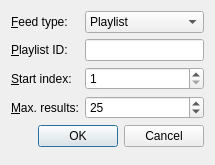
<?xml version="1.0" encoding="UTF-8"?>
<ui version="4.0">
 <class>YoutubeFeed</class>
 <widget class="QDialog" name="YoutubeFeed">
  <property name="geometry">
   <rect>
    <x>0</x>
    <y>0</y>
    <width>215</width>
    <height>165</height>
   </rect>
  </property>
  <property name="windowTitle">
   <string>YouTube Feed</string>
  </property>
  <layout class="QFormLayout" name="formLayout">
   <item row="0" column="0">
    <widget class="QLabel" name="label">
     <property name="text">
      <string>&amp;Feed type:</string>
     </property>
     <property name="buddy">
      <cstring>typeCombo</cstring>
     </property>
    </widget>
   </item>
   <item row="0" column="1">
    <widget class="QComboBox" name="typeCombo">
     <item>
      <property name="text">
       <string>Playlist</string>
      </property>
     </item>
     <item>
      <property name="text">
       <string>Favorites</string>
      </property>
     </item>
     <item>
      <property name="text">
       <string>Uploads</string>
      </property>
     </item>
    </widget>
   </item>
   <item row="1" column="0">
    <widget class="QLabel" name="idLabel">
     <property name="text">
      <string>&amp;Playlist ID:</string>
     </property>
     <property name="buddy">
      <cstring>idEdit</cstring>
     </property>
    </widget>
   </item>
   <item row="1" column="1">
    <widget class="QLineEdit" name="idEdit">
     <property name="text">
      <string/>
     </property>
    </widget>
   </item>
   <item row="2" column="0">
    <widget class="QLabel" name="label_3">
     <property name="text">
      <string>&amp;Start index:</string>
     </property>
     <property name="buddy">
      <cstring>startIndexSpin</cstring>
     </property>
    </widget>
   </item>
   <item row="2" column="1">
    <widget class="QSpinBox" name="startIndexSpin">
     <property name="minimum">
      <number>1</number>
     </property>
    </widget>
   </item>
   <item row="3" column="0">
    <widget class="QLabel" name="label_4">
     <property name="text">
      <string>&amp;Max. results:</string>
     </property>
     <property name="buddy">
      <cstring>maxResultsSpin</cstring>
     </property>
    </widget>
   </item>
   <item row="3" column="1">
    <widget class="QSpinBox" name="maxResultsSpin">
     <property name="minimum">
      <number>1</number>
     </property>
     <property name="value">
      <number>25</number>
     </property>
    </widget>
   </item>
   <item row="4" column="0" colspan="2">
    <widget class="QDialogButtonBox" name="buttonBox">
     <property name="orientation">
      <enum>Qt::Horizontal</enum>
     </property>
     <property name="standardButtons">
      <set>QDialogButtonBox::Cancel|QDialogButtonBox::Ok</set>
     </property>
    </widget>
   </item>
  </layout>
 </widget>
 <tabstops>
  <tabstop>typeCombo</tabstop>
  <tabstop>idEdit</tabstop>
  <tabstop>startIndexSpin</tabstop>
  <tabstop>maxResultsSpin</tabstop>
  <tabstop>buttonBox</tabstop>
 </tabstops>
 <resources/>
 <connections>
  <connection>
   <sender>buttonBox</sender>
   <signal>accepted()</signal>
   <receiver>YoutubeFeed</receiver>
   <slot>accept()</slot>
   <hints>
    <hint type="sourcelabel">
     <x>248</x>
     <y>254</y>
    </hint>
    <hint type="destinationlabel">
     <x>157</x>
     <y>274</y>
    </hint>
   </hints>
  </connection>
  <connection>
   <sender>buttonBox</sender>
   <signal>rejected()</signal>
   <receiver>YoutubeFeed</receiver>
   <slot>reject()</slot>
   <hints>
    <hint type="sourcelabel">
     <x>316</x>
     <y>260</y>
    </hint>
    <hint type="destinationlabel">
     <x>286</x>
     <y>274</y>
    </hint>
   </hints>
  </connection>
  <connection>
   <sender>typeCombo</sender>
   <signal>currentIndexChanged(int)</signal>
   <receiver>YoutubeFeed</receiver>
   <slot>onTypeChanged(int)</slot>
   <hints>
    <hint type="sourcelabel">
     <x>242</x>
     <y>20</y>
    </hint>
    <hint type="destinationlabel">
     <x>199</x>
     <y>82</y>
    </hint>
   </hints>
  </connection>
 </connections>
 <slots>
  <slot>onTypeChanged(int)</slot>
 </slots>
</ui>
